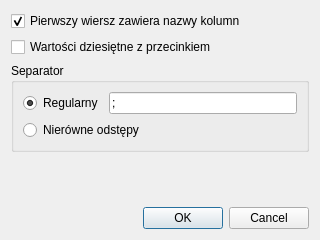
<?xml version="1.0" encoding="UTF-8"?>
<ui version="4.0">
 <class>LoadDataDialog</class>
 <widget class="QDialog" name="LoadDataDialog">
  <property name="windowModality">
   <enum>Qt::ApplicationModal</enum>
  </property>
  <property name="geometry">
   <rect>
    <x>0</x>
    <y>0</y>
    <width>320</width>
    <height>240</height>
   </rect>
  </property>
  <property name="windowTitle">
   <string>Opcje</string>
  </property>
  <layout class="QVBoxLayout" name="verticalLayout">
   <item>
    <layout class="QVBoxLayout" name="verticalLayout_3">
     <item>
      <widget class="QCheckBox" name="firstRowCheckbox">
       <property name="text">
        <string>Pierwszy wiersz zawiera nazwy kolumn</string>
       </property>
       <property name="checked">
        <bool>true</bool>
       </property>
      </widget>
     </item>
     <item>
      <widget class="QCheckBox" name="commaCheckbox">
       <property name="text">
        <string>Wartości dziesiętne z przecinkiem</string>
       </property>
      </widget>
     </item>
     <item>
      <widget class="QGroupBox" name="groupBox">
       <property name="title">
        <string>Separator</string>
       </property>
       <layout class="QVBoxLayout" name="verticalLayout_4">
        <item>
         <layout class="QHBoxLayout" name="horizontalLayout_3">
          <item>
           <widget class="QRadioButton" name="regularRadioButton">
            <property name="text">
             <string>Regularny</string>
            </property>
            <property name="checked">
             <bool>true</bool>
            </property>
           </widget>
          </item>
          <item>
           <widget class="QLineEdit" name="separatorTextbox">
            <property name="text">
             <string>;</string>
            </property>
           </widget>
          </item>
         </layout>
        </item>
        <item>
         <layout class="QHBoxLayout" name="horizontalLayout_4">
          <item>
           <widget class="QRadioButton" name="irregularRadioButton">
            <property name="text">
             <string>Nierówne odstępy</string>
            </property>
           </widget>
          </item>
         </layout>
        </item>
       </layout>
      </widget>
     </item>
    </layout>
   </item>
   <item>
    <spacer name="verticalSpacer">
     <property name="orientation">
      <enum>Qt::Vertical</enum>
     </property>
     <property name="sizeHint" stdset="0">
      <size>
       <width>20</width>
       <height>40</height>
      </size>
     </property>
    </spacer>
   </item>
   <item>
    <widget class="QDialogButtonBox" name="buttonBox">
     <property name="orientation">
      <enum>Qt::Horizontal</enum>
     </property>
     <property name="standardButtons">
      <set>QDialogButtonBox::Cancel|QDialogButtonBox::Ok</set>
     </property>
    </widget>
   </item>
  </layout>
 </widget>
 <resources/>
 <connections>
  <connection>
   <sender>buttonBox</sender>
   <signal>accepted()</signal>
   <receiver>LoadDataDialog</receiver>
   <slot>accept()</slot>
   <hints>
    <hint type="sourcelabel">
     <x>247</x>
     <y>230</y>
    </hint>
    <hint type="destinationlabel">
     <x>157</x>
     <y>274</y>
    </hint>
   </hints>
  </connection>
  <connection>
   <sender>buttonBox</sender>
   <signal>rejected()</signal>
   <receiver>LoadDataDialog</receiver>
   <slot>reject()</slot>
   <hints>
    <hint type="sourcelabel">
     <x>310</x>
     <y>230</y>
    </hint>
    <hint type="destinationlabel">
     <x>286</x>
     <y>274</y>
    </hint>
   </hints>
  </connection>
  <connection>
   <sender>regularRadioButton</sender>
   <signal>toggled(bool)</signal>
   <receiver>separatorTextbox</receiver>
   <slot>setEnabled(bool)</slot>
   <hints>
    <hint type="sourcelabel">
     <x>79</x>
     <y>74</y>
    </hint>
    <hint type="destinationlabel">
     <x>127</x>
     <y>81</y>
    </hint>
   </hints>
  </connection>
 </connections>
</ui>
